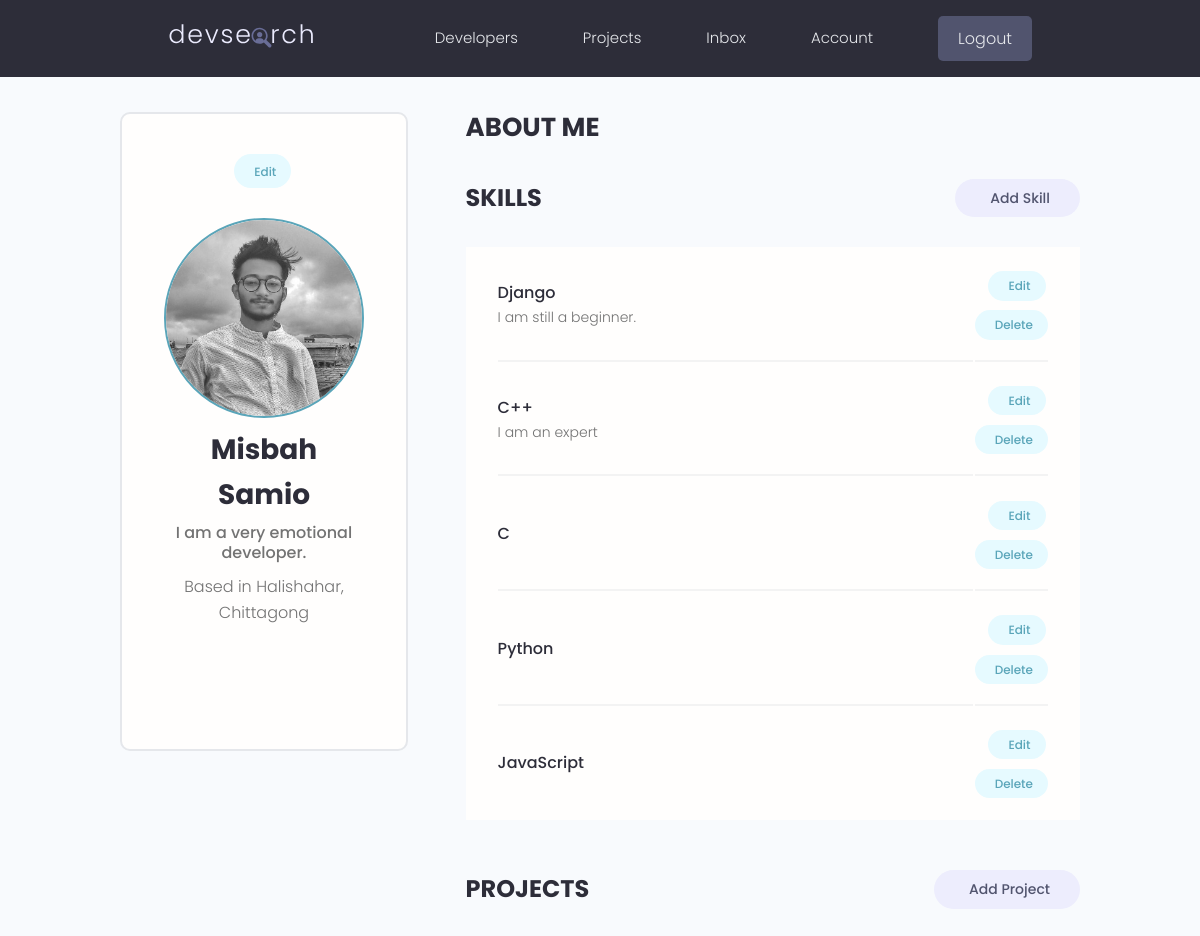
The app's page /account/ (signed in), older data.
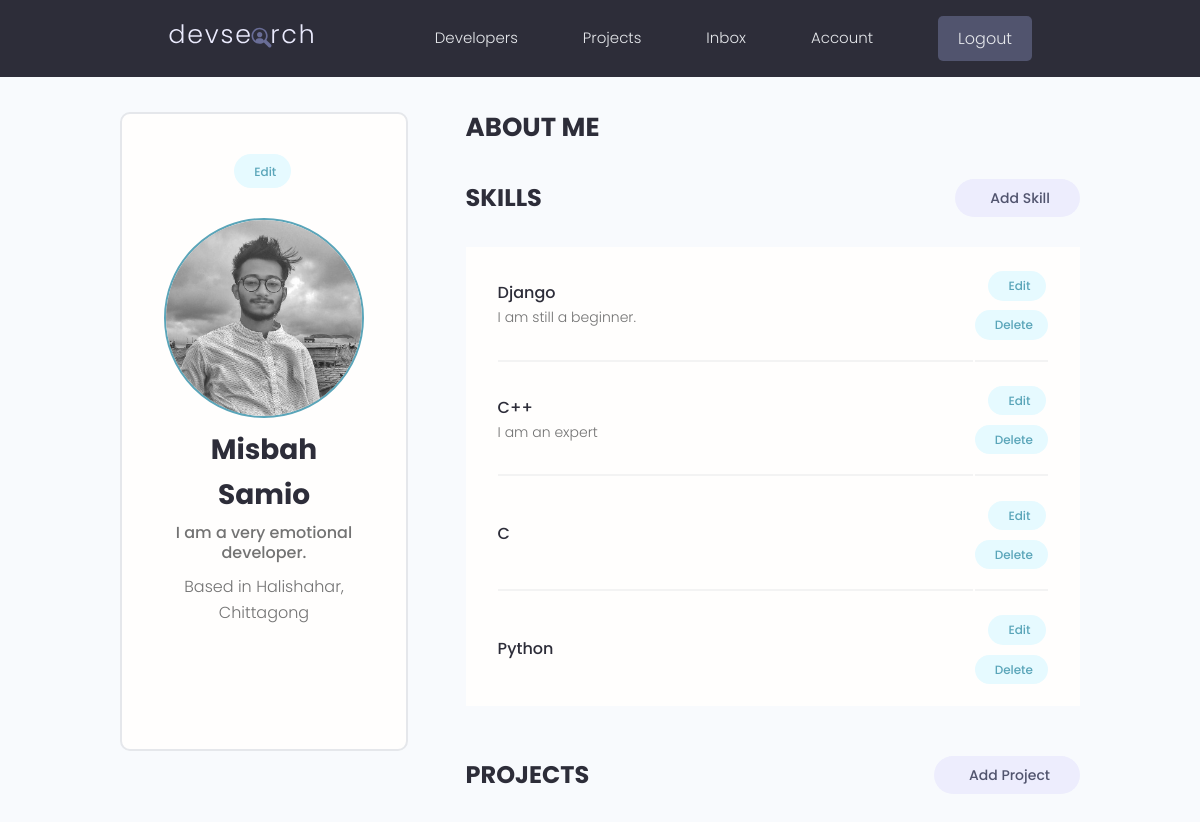
The same page, newer data.
### users/models.py (models this page shows, shortened)
class Skill(models.Model):
    owner = models.ForeignKey(Profile, on_delete=models.CASCADE, null=True, blank=True)
    name = models.CharField(max_length=200, blank=True, null=True)
    description = models.TextField(null=True, blank=True)
    created = models.DateTimeField(auto_now_add=True)
    id = models.UUIDField(default=uuid.uuid4, unique=True, primary_key=True, editable=False)

### users/views.py (the view)
# urls.py: path('account/', views.userAccount, name="account"),
@login_required(login_url='login')
def userAccount(request):
    profile = request.user.profile
    skills = profile.skill_set.all()
    projects = profile.project_set.all()
    context = {'profile' : profile, 'skills' : skills, 'projects' : projects}
    return render(request, 'users/account.html', context)

### users/templates/users/account.html (shortened to what this page needs)
{% extends 'main.html' %}
{% block content%}
<main class="settingsPage profile my-md">
  <div class="container">
    <div class="layout">
      <div class="column column--1of3">
        <div class="card text-center">
          <div class="card__body dev">
            <a class="tag tag--pill tag--main settings__btn" href="{% url 'edit-account' %}"> Edit</a>
            <img class="avatar avatar--xl dev__avatar" src="{{ profile.profile_image.url }}" />
            <h2 class="dev__name">{{ profile.name }}</h2>
            <p class="dev__title">{{ profile.short_intro }}</p>
            <p class="dev__location">Based in {{ profile.location }}</p>
            <ul class="dev__social">
            </ul>
          </div>
        </div>
      </div>
      <div class="column column--2of3">
        <div class="devInfo">
          <h3 class="devInfo__title">About Me</h3>
        </div>
        <div class="settings">
          <h3 class="settings__title">Skills</h3>
          <a class="tag tag--pill tag--sub settings__btn tag--lg" href="{% url 'create-skill' %}"> Add Skill</a>
        </div>
        <table class="settings__table">
          {% for skill in skills %}
          <tr>
            <td class="settings__tableInfo">
              <h4>{{skill.name}}</h4>
              <p>
                {{skill.description}}
              </p>
            </td>
            <td class="settings__tableActions">
              <a class="tag tag--pill tag--main settings__btn" href="{% url 'update-skill' skill.id %}"> Edit</a>
              <a class="tag tag--pill tag--main settings__btn" href="{% url 'delete-skill' skill.id %}">
                Delete</a>
            </td>
          </tr>
          {% endfor %}
        </table>
        <div class="settings">
          <h3 class="settings__title">Projects</h3>
          <a class="tag tag--pill tag--sub settings__btn tag--lg" href="{% url 'create-project' %}"> Add Project</a>
        </div>
      </div>
    </div>
  </div>
</main>
{% endblock %}

Row changes from the older to the newer data that the page shows:
removed Skill: name "JavaScript"
